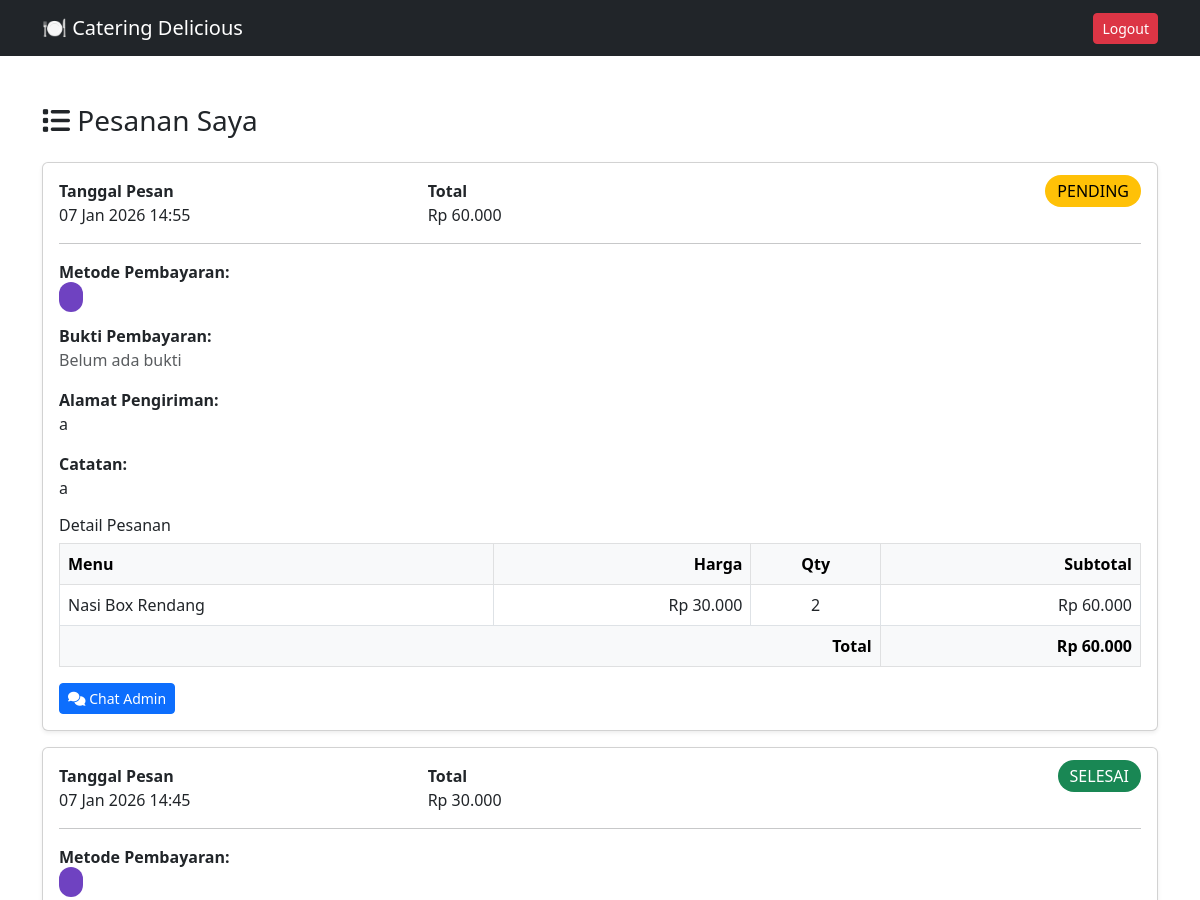
The app's page /pesanan.php (signed in, upper part), older data.
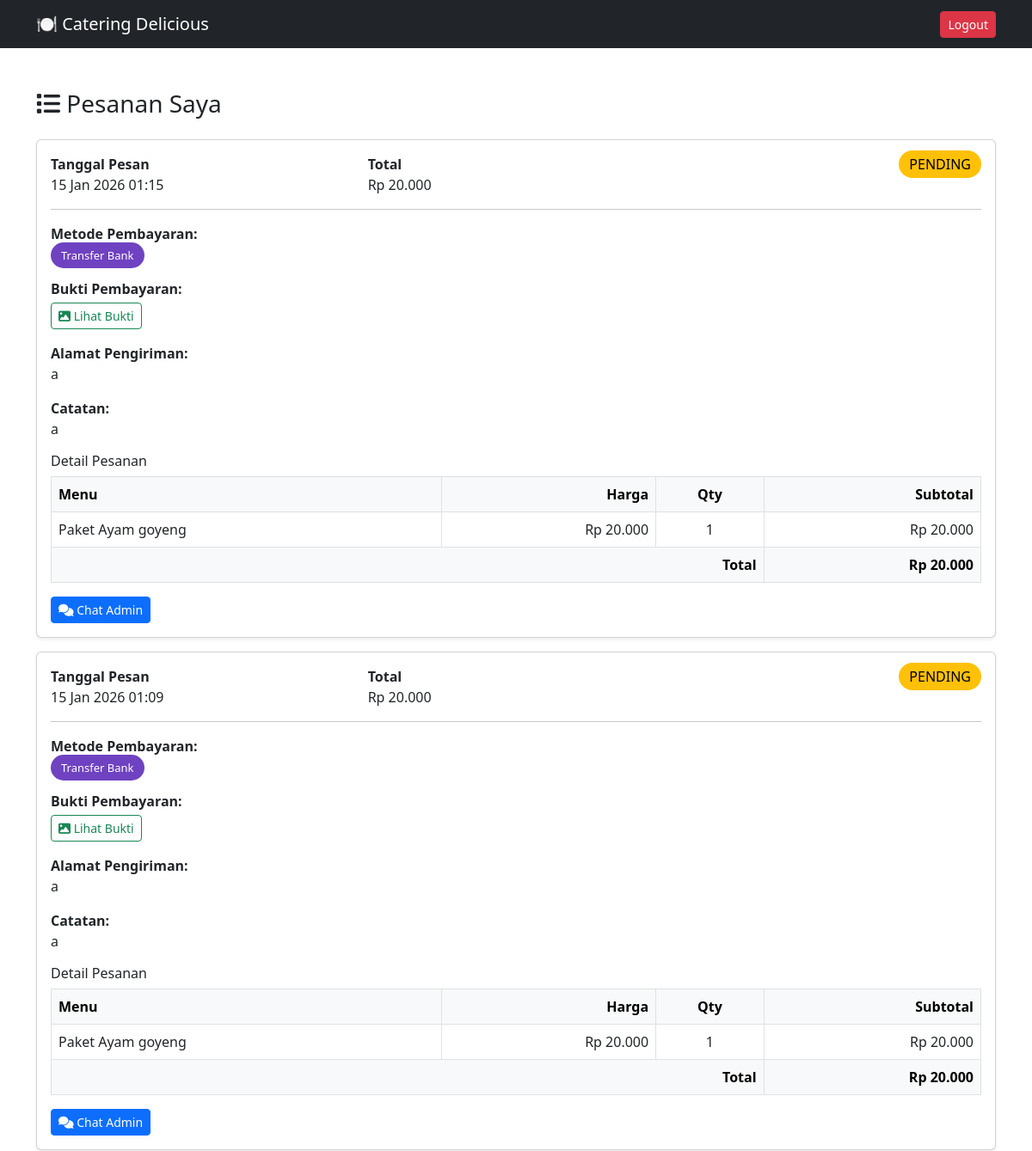
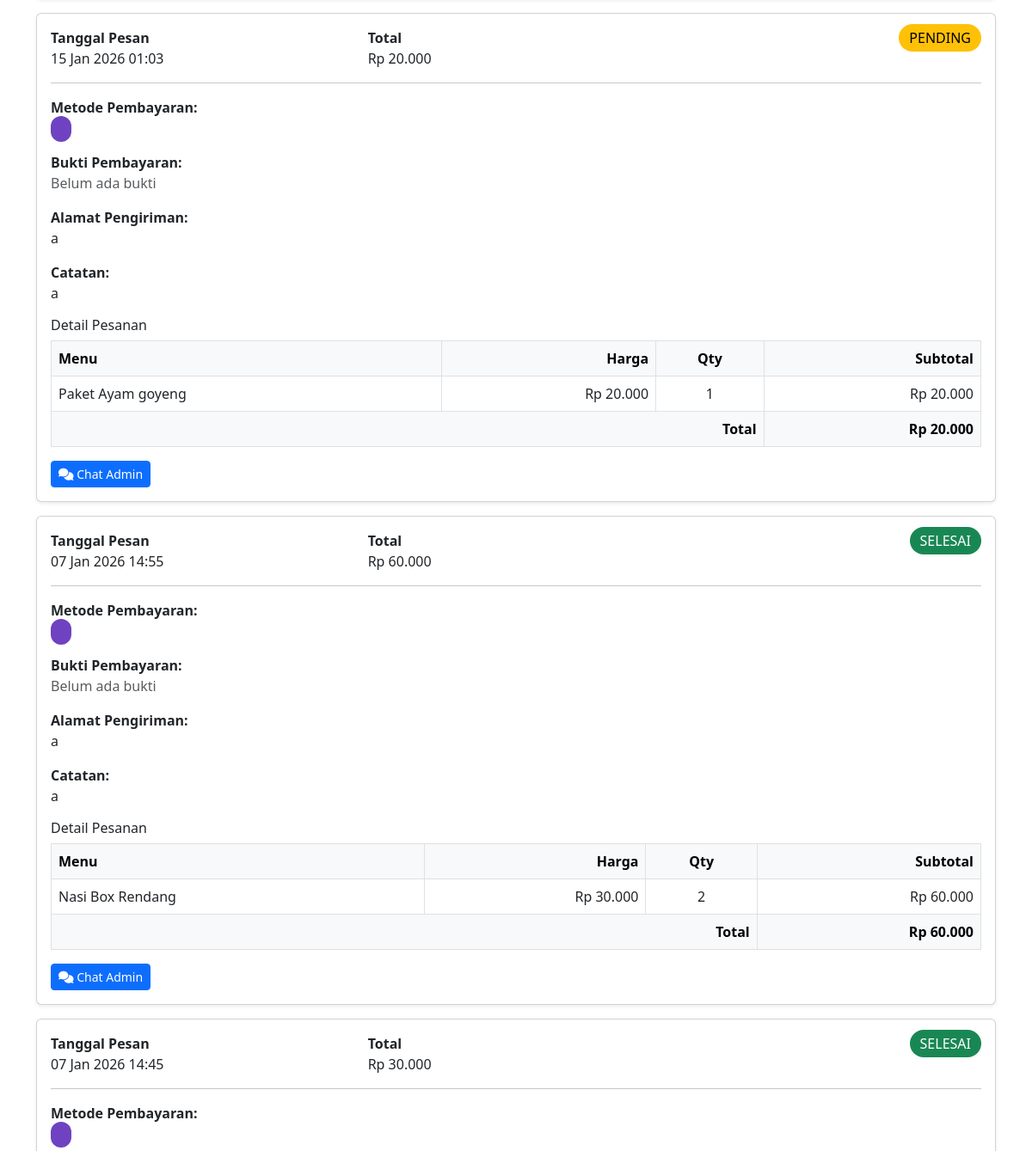
The same page, newer data (2 pictures, top to bottom).
### tables this page shows
CREATE TABLE `pesanan` (
  `id` int(11) NOT NULL,
  `user_id` int(11) DEFAULT NULL,
  `kode_pesanan` varchar(50) NOT NULL,
  `tanggal_acara` date NOT NULL,
  `waktu_acara` time NOT NULL,
  `alamat_pengiriman` text NOT NULL,
  `jumlah_porsi` int(11) NOT NULL,
  `total_harga` decimal(10,2) NOT NULL,
  `catatan` text DEFAULT NULL,
  `metode_pembayaran` varchar(50) DEFAULT NULL,
  `bukti_pembayaran` varchar(255) DEFAULT NULL,
  `status` enum('pending','dikonfirmasi','diproses','selesai','dibatalkan') DEFAULT 'pending',
  `created_at` timestamp NOT NULL DEFAULT current_timestamp(),
  `status_pembayaran` enum('belum_bayar','menunggu_verifikasi','lunas') DEFAULT 'belum_bayar'
);

CREATE TABLE `pesanan_detail` (
  `id` int(11) NOT NULL,
  `pesanan_id` int(11) DEFAULT NULL,
  `menu_id` int(11) DEFAULT NULL,
  `paket_id` int(11) DEFAULT NULL,
  `nama_item` varchar(100) NOT NULL,
  `harga` decimal(10,2) NOT NULL,
  `jumlah` int(11) NOT NULL,
  `subtotal` decimal(10,2) NOT NULL
);

CREATE TABLE `menu` (
  `id` int(11) NOT NULL,
  `kategori_id` int(11) DEFAULT NULL,
  `nama_menu` varchar(100) NOT NULL,
  `deskripsi` text DEFAULT NULL,
  `harga` int(11) DEFAULT NULL,
  `gambar` varchar(255) DEFAULT NULL,
  `status` enum('tersedia','habis') DEFAULT 'tersedia',
  `created_at` timestamp NOT NULL DEFAULT current_timestamp()
);

### config.php (called while the page is built, shortened)
<?php
function format_rupiah($angka) {
    return "Rp " . number_format($angka, 0, ',', '.');
}

### pesanan.php (the view, shortened to what the changed rows need)
<?php
require_once 'config.php';
$user_id = $_SESSION['user_id'];
$query = "SELECT * FROM pesanan
          WHERE user_id = '$user_id'
          ORDER BY created_at DESC";
$result = mysqli_query($conn, $query);
?>
<!DOCTYPE html>
<html lang="id">
<head>
    <link href="https://cdn.jsdelivr.net/npm/bootstrap@5.3.0/dist/css/bootstrap.min.css" rel="stylesheet">
    <link href="https://cdnjs.cloudflare.com/ajax/libs/font-awesome/6.4.0/css/all.min.css" rel="stylesheet">
</head>
<body>
<div class="container my-5">
    <?php while ($pesanan = mysqli_fetch_assoc($result)): ?>
        <div class="card mb-3 shadow-sm">
            <div class="card-body">
                <div class="row">
                    <div class="col-md-4">
                        <strong>Tanggal Pesan</strong><br>
                        <?= date('d M Y H:i', strtotime($pesanan['created_at'])) ?>
                    </div>
                    <div class="col-md-4">
                        <strong>Total</strong><br>
                        <?= format_rupiah($pesanan['total_harga']) ?>
                    </div>
                    <div class="col-md-4 text-end">
                        <span class="status-<?= $pesanan['status'] ?>">
                            <?= strtoupper($pesanan['status']) ?>
                        </span>
                    </div>
                </div>
                <hr>
                <p>
                    <strong>Metode Pembayaran:</strong><br>
                    <span class="badge-pembayaran">
                        <?= htmlspecialchars($pesanan['metode_pembayaran']) ?>
                    </span>
                </p>
                <?php if (!empty($pesanan['bukti_pembayaran'])): ?>
                    <p>
                        <strong>Bukti Pembayaran:</strong><br>
                        <a href="uploads/bukti/<?= $pesanan['bukti_pembayaran'] ?>"
                           target="_blank"
                           class="btn btn-outline-success btn-sm mt-1">
                            <i class="fas fa-image"></i> Lihat Bukti
                        </a>
                    </p>
                <?php else: ?>
                    <p>
                        <strong>Bukti Pembayaran:</strong><br>
                        <span class="text-muted">Belum ada bukti</span>
                    </p>
                <?php endif; ?>
                <p>
                    <strong>Alamat Pengiriman:</strong><br>
                    <?= nl2br(htmlspecialchars($pesanan['alamat_pengiriman'])) ?>
                </p>
                <?php if ($pesanan['catatan']): ?>
                    <p>
                        <strong>Catatan:</strong><br>
                        <?= nl2br(htmlspecialchars($pesanan['catatan'])) ?>
                    </p>
                <?php endif; ?>
                <h6 class="mt-3">Detail Pesanan</h6>
                <table class="table table-bordered">
                    <thead class="table-light">
                        <tr>
                            <th>Menu</th>
                            <th class="text-end">Harga</th>
                            <th class="text-center">Qty</th>
                            <th class="text-end">Subtotal</th>
                        </tr>
                    </thead>
                    <tbody>
                        <?php
                        $pesanan_id = $pesanan['id'];
                        $q_detail = "SELECT d.*, m.nama_menu
                                     FROM pesanan_detail d
                                     JOIN menu m ON d.menu_id = m.id
                                     WHERE d.pesanan_id = '$pesanan_id'";
                        $r_detail = mysqli_query($conn, $q_detail);
                        while ($d = mysqli_fetch_assoc($r_detail)):
                            $subtotal = $d['harga'] * $d['jumlah'];
                        ?>
                        <tr>
                            <td><?= $d['nama_menu'] ?></td>
                            <td class="text-end"><?= format_rupiah($d['harga']) ?></td>
                            <td class="text-center"><?= $d['jumlah'] ?></td>
                            <td class="text-end"><?= format_rupiah($subtotal) ?></td>
                        </tr>
                        <?php endwhile; ?>
                        <tr class="table-light">
                            <td colspan="3" class="text-end"><strong>Total</strong></td>
                            <td class="text-end"><strong><?= format_rupiah($pesanan['total_harga']) ?></strong></td>
                        </tr>
                    </tbody>
                </table>
                <a href="chat.php?pesanan=<?= $pesanan['kode_pesanan'] ?>" class="btn btn-primary btn-sm">
                    <i class="fas fa-comments"></i> Chat Admin
                </a>
            </div>
        </div>
    <?php endwhile; ?>
</div>
</body>
</html>

Row changes from the older to the newer data that the page shows:
added pesanan: created_at "15 Jan 2026 01:15", total_harga "Rp 20.000", status "PENDING", metode_pembayaran "Transfer Bank", alamat_pengiriman "a", catatan "a"
added pesanan_detail: menu.nama_menu "Paket Ayam goyeng", harga "Rp 20.000", jumlah "1", format_rupiah($subtotal) "Rp 20.000", shown under "15 Jan 2026 01:15"
added pesanan: created_at "15 Jan 2026 01:09", total_harga "Rp 20.000", status "PENDING", metode_pembayaran "Transfer Bank", alamat_pengiriman "a", catatan "a"
added pesanan_detail: menu.nama_menu "Paket Ayam goyeng", harga "Rp 20.000", jumlah "1", format_rupiah($subtotal) "Rp 20.000", shown under "15 Jan 2026 01:09"
added pesanan: created_at "15 Jan 2026 01:03", total_harga "Rp 20.000", status "PENDING", shows "Bukti Pembayaran:", alamat_pengiriman "a", catatan "a"
added pesanan_detail: menu.nama_menu "Paket Ayam goyeng", harga "Rp 20.000", jumlah "1", format_rupiah($subtotal) "Rp 20.000", shown under "15 Jan 2026 01:03"
changed pesanan "07 Jan 2026 14:55": status "PENDING" → "SELESAI"
